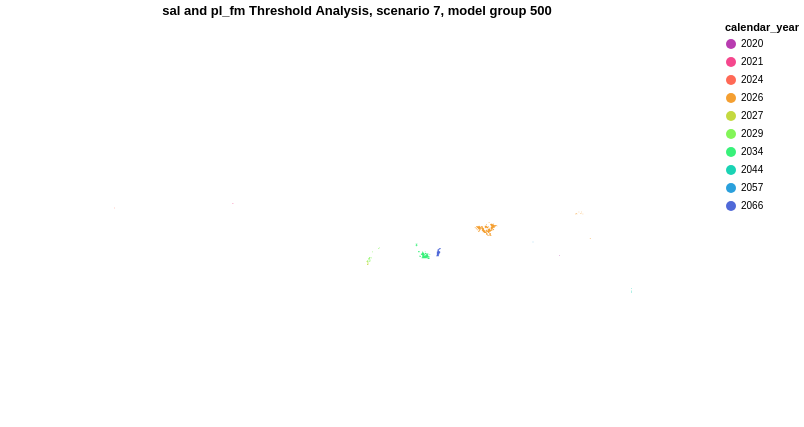

The cell this chart's notebook holds for it:
### Code cell
base = alt.Chart(threshold_analysis_gdf).mark_geoshape(fill='transparent', stroke='white').encode(
    tooltip=[f'{calendar_year}:N'])

chart = alt.Chart(threshold_analysis_gdf).mark_geoshape(  # Add thresholds as variable inputs into map titles/legends 
    stroke='transparent',
    strokeWidth=1
).encode(
    color=alt.condition(
        alt.datum.calendar_year == None,
        alt.value('transparent'),
        alt.Color(f'{calendar_year}:N', scale=alt.Scale(scheme='rainbow'))
    ),
    tooltip=[f'{calendar_year}:N'] 
).project(
    type="identity", reflectY=True
).properties(
    title=f'{salinity_variable} and {freshwater_marsh_variable} Threshold Analysis, scenario {scenario}, model group {model_group_id}',
    width=700,
    height=400
).transform_filter(
    f'isValid(datum.{calendar_year})' # Removes nulls from the legend and marks
)

threshold_analysis_display = base + chart
threshold_analysis_display
